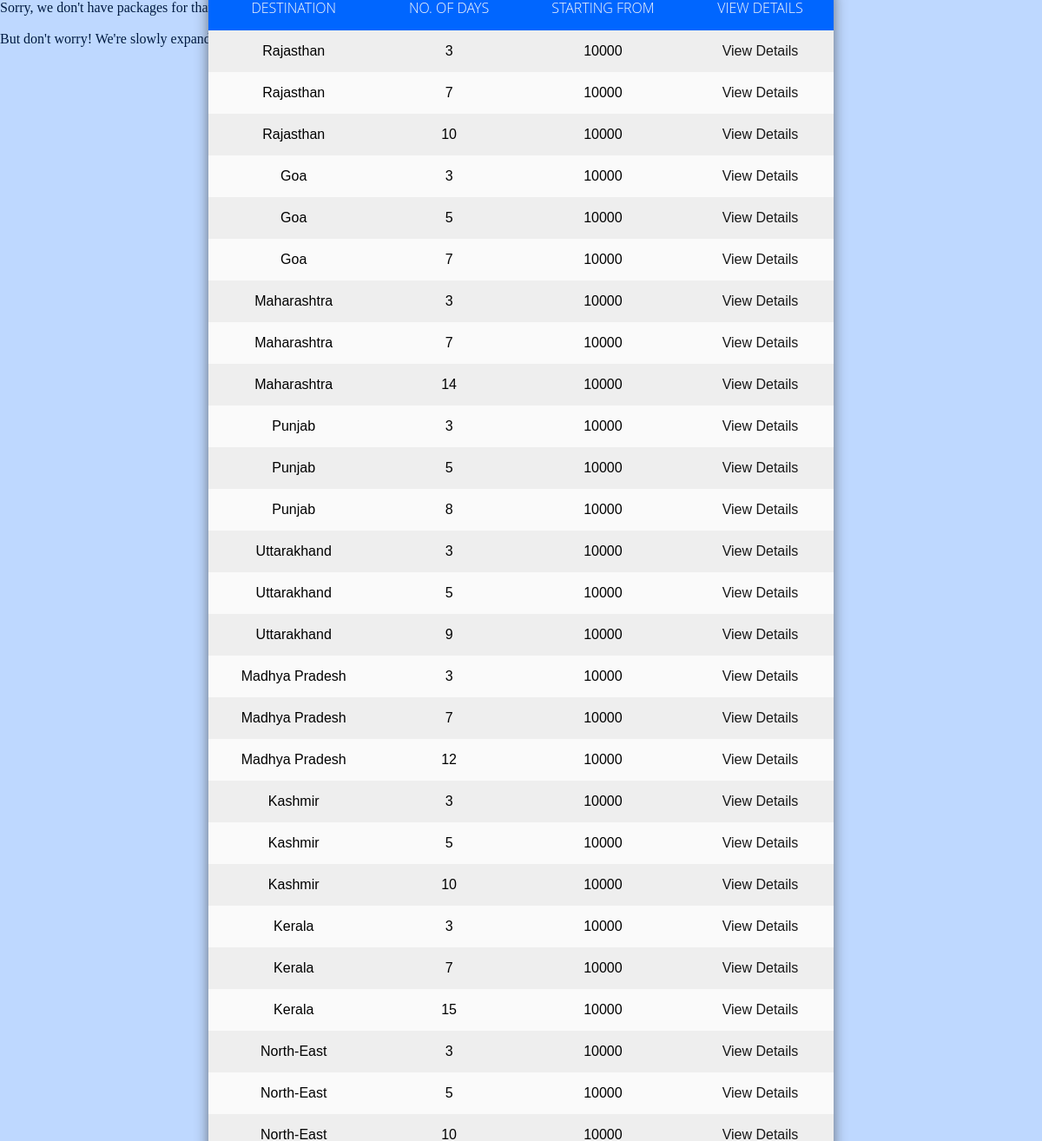
Screenshot of /booking.php with the database file from the repository.
### tables this page shows
CREATE TABLE `package` (
  `ID` int(11) NOT NULL,
  `Destination` varchar(50) NOT NULL,
  `No_of_days` tinyint(4) NOT NULL
);

### booking.php (the view, shortened to what this page needs)
<?php
include 'basic.php';
echo '<head><link rel="stylesheet" type="text/css" href="booking.css"></head>';
$destination = $nog = $departure = $arrival = null;
$diff = strtotime($arrival) - strtotime($departure);
$nod = ceil($diff/86400) + 1;
$basecharge = 10000;
$persons = ceil((float)$nog/2);
$regamt = $basecharge + ($persons*$nod)*3000;
$query = "SELECT * from package where Destination = '$destination' and No_of_days = $nod";
$result = mysqli_query($con, $query);
if($result==false||$result->num_rows==0)
{
    echo "Sorry, we don't have packages for $destination that are $nod days long right now.";
    echo "<br><br>But don't worry! We're slowly expanding our reach. Meanwhile, you can check out the following packages:<br><br>";
    $query = "SELECT * from package";
    $result = mysqli_query($con, $query);
    echo "
    <div class=\"filter\">
    </div>
    <table>
        <tr>
            <th>Destination</th>
            <th>No. of Days</th>
            <th>Starting from</th>
            <th>View Details</th>
        </tr>";
    while($row = mysqli_fetch_assoc($result))
    {
        $d = $row['Destination'];
        $n = $row['No_of_days'];
        echo "<tr><td>".$row['Destination']."</td><td>".$row['No_of_days']."</td><td>$regamt</td><td><a href='itinerary.php/?dest=$d&nod=$n'>View Details</a></td></tr>";
    }
    echo "</table>";
}
?>

### booking.css (style rules this page uses)
* { margin:0; padding: 0; outline: 0; }
.filter { position: absolute; left: 0; top: 0; bottom: 0; right: 0; z-index: 1; background-color: #0066ff5d; opacity: .7; }
table { position: absolute; z-index: 2; left: 50%; top: 50%; transform: translate(-50%,-50%); width: 60%; border-collapse: collapse; border-spacing: 0; box-shadow: 0 2px 15px rgba(64,64,64,.7); border-radius: 12px 12px 0 0; overflow: hidden; }
td , th { padding: 15px 20px; text-align: center; }
th { background-color: #0066FF; color: #fafafa; font-family: 'Open Sans',Sans-serif; font-weight: 200; text-transform: uppercase; }
tr { width: 100%; background-color: #fafafa; font-family: 'Montserrat', sans-serif; }
tr:nth-child(even) { background-color: #eeeeee; }
a { text-decoration: none; color: rgba(0, 0, 0, 0.904); }

### rows the page displays
package: Destination "Rajasthan", No_of_days "3"
package: Destination "Rajasthan", No_of_days "7"
package: Destination "Rajasthan", No_of_days "10"
package: Destination "Goa", No_of_days "3"
package: Destination "Goa", No_of_days "5"
package: Destination "Goa", No_of_days "7"
package: Destination "Maharashtra", No_of_days "3"
package: Destination "Maharashtra", No_of_days "7"
package: Destination "Maharashtra", No_of_days "14"
package: Destination "Punjab", No_of_days "3"
package: Destination "Punjab", No_of_days "5"
package: Destination "Punjab", No_of_days "8"
package: Destination "Uttarakhand", No_of_days "3"
package: Destination "Uttarakhand", No_of_days "5"
package: Destination "Uttarakhand", No_of_days "9"
package: Destination "Madhya Pradesh", No_of_days "3"
package: Destination "Madhya Pradesh", No_of_days "7"
package: Destination "Madhya Pradesh", No_of_days "12"
package: Destination "Kashmir", No_of_days "3"
package: Destination "Kashmir", No_of_days "5"
package: Destination "Kashmir", No_of_days "10"
package: Destination "Kerala", No_of_days "3"
package: Destination "Kerala", No_of_days "7"
package: Destination "Kerala", No_of_days "15"
package: Destination "North-East", No_of_days "3"
package: Destination "North-East", No_of_days "5"
package: Destination "North-East", No_of_days "10"
